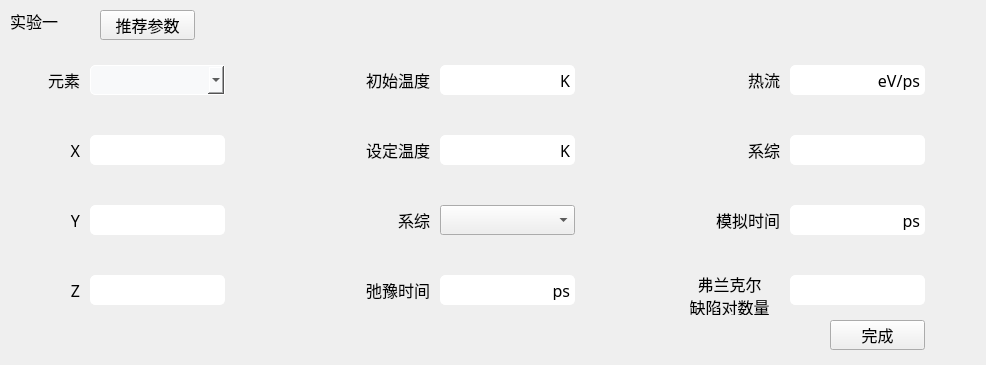
<?xml version="1.0" encoding="UTF-8"?>
<ui version="4.0">
 <class>Form</class>
 <widget class="QWidget" name="Form">
  <property name="geometry">
   <rect>
    <x>0</x>
    <y>0</y>
    <width>986</width>
    <height>365</height>
   </rect>
  </property>
  <property name="windowTitle">
   <string>Form</string>
  </property>
  <widget class="QLabel" name="label">
   <property name="geometry">
    <rect>
     <x>10</x>
     <y>10</y>
     <width>101</width>
     <height>21</height>
    </rect>
   </property>
   <property name="font">
    <font>
     <family>宋体</family>
     <pointsize>12</pointsize>
    </font>
   </property>
   <property name="text">
    <string>实验一</string>
   </property>
  </widget>
  <widget class="QLabel" name="label_2">
   <property name="geometry">
    <rect>
     <x>0</x>
     <y>70</y>
     <width>80</width>
     <height>20</height>
    </rect>
   </property>
   <property name="font">
    <font>
     <family>宋体</family>
     <pointsize>12</pointsize>
    </font>
   </property>
   <property name="text">
    <string>元素</string>
   </property>
   <property name="alignment">
    <set>Qt::AlignRight|Qt::AlignTrailing|Qt::AlignVCenter</set>
   </property>
  </widget>
  <widget class="QLabel" name="label_3">
   <property name="geometry">
    <rect>
     <x>0</x>
     <y>140</y>
     <width>80</width>
     <height>20</height>
    </rect>
   </property>
   <property name="font">
    <font>
     <family>宋体</family>
     <pointsize>12</pointsize>
    </font>
   </property>
   <property name="layoutDirection">
    <enum>Qt::LeftToRight</enum>
   </property>
   <property name="text">
    <string>X</string>
   </property>
   <property name="alignment">
    <set>Qt::AlignRight|Qt::AlignTrailing|Qt::AlignVCenter</set>
   </property>
  </widget>
  <widget class="QLabel" name="label_4">
   <property name="geometry">
    <rect>
     <x>0</x>
     <y>210</y>
     <width>80</width>
     <height>20</height>
    </rect>
   </property>
   <property name="font">
    <font>
     <family>宋体</family>
     <pointsize>12</pointsize>
    </font>
   </property>
   <property name="layoutDirection">
    <enum>Qt::LeftToRight</enum>
   </property>
   <property name="text">
    <string>Y</string>
   </property>
   <property name="alignment">
    <set>Qt::AlignRight|Qt::AlignTrailing|Qt::AlignVCenter</set>
   </property>
  </widget>
  <widget class="QLabel" name="label_5">
   <property name="geometry">
    <rect>
     <x>0</x>
     <y>280</y>
     <width>80</width>
     <height>20</height>
    </rect>
   </property>
   <property name="font">
    <font>
     <family>宋体</family>
     <pointsize>12</pointsize>
    </font>
   </property>
   <property name="layoutDirection">
    <enum>Qt::LeftToRight</enum>
   </property>
   <property name="text">
    <string>Z</string>
   </property>
   <property name="alignment">
    <set>Qt::AlignRight|Qt::AlignTrailing|Qt::AlignVCenter</set>
   </property>
  </widget>
  <widget class="QLabel" name="label_6">
   <property name="geometry">
    <rect>
     <x>350</x>
     <y>70</y>
     <width>80</width>
     <height>20</height>
    </rect>
   </property>
   <property name="font">
    <font>
     <family>宋体</family>
     <pointsize>12</pointsize>
    </font>
   </property>
   <property name="text">
    <string>初始温度</string>
   </property>
   <property name="alignment">
    <set>Qt::AlignRight|Qt::AlignTrailing|Qt::AlignVCenter</set>
   </property>
  </widget>
  <widget class="QLabel" name="label_7">
   <property name="geometry">
    <rect>
     <x>350</x>
     <y>140</y>
     <width>80</width>
     <height>20</height>
    </rect>
   </property>
   <property name="font">
    <font>
     <family>宋体</family>
     <pointsize>12</pointsize>
    </font>
   </property>
   <property name="text">
    <string>设定温度</string>
   </property>
   <property name="alignment">
    <set>Qt::AlignRight|Qt::AlignTrailing|Qt::AlignVCenter</set>
   </property>
  </widget>
  <widget class="QLabel" name="label_8">
   <property name="geometry">
    <rect>
     <x>350</x>
     <y>210</y>
     <width>80</width>
     <height>20</height>
    </rect>
   </property>
   <property name="font">
    <font>
     <family>宋体</family>
     <pointsize>12</pointsize>
    </font>
   </property>
   <property name="text">
    <string>系综</string>
   </property>
   <property name="alignment">
    <set>Qt::AlignRight|Qt::AlignTrailing|Qt::AlignVCenter</set>
   </property>
  </widget>
  <widget class="QLabel" name="label_9">
   <property name="geometry">
    <rect>
     <x>350</x>
     <y>280</y>
     <width>80</width>
     <height>20</height>
    </rect>
   </property>
   <property name="font">
    <font>
     <family>宋体</family>
     <pointsize>12</pointsize>
    </font>
   </property>
   <property name="text">
    <string>弛豫时间</string>
   </property>
   <property name="alignment">
    <set>Qt::AlignRight|Qt::AlignTrailing|Qt::AlignVCenter</set>
   </property>
  </widget>
  <widget class="QLabel" name="label_10">
   <property name="geometry">
    <rect>
     <x>700</x>
     <y>70</y>
     <width>80</width>
     <height>20</height>
    </rect>
   </property>
   <property name="font">
    <font>
     <family>宋体</family>
     <pointsize>12</pointsize>
    </font>
   </property>
   <property name="text">
    <string>热流</string>
   </property>
   <property name="alignment">
    <set>Qt::AlignRight|Qt::AlignTrailing|Qt::AlignVCenter</set>
   </property>
  </widget>
  <widget class="QLabel" name="label_11">
   <property name="geometry">
    <rect>
     <x>700</x>
     <y>140</y>
     <width>80</width>
     <height>20</height>
    </rect>
   </property>
   <property name="font">
    <font>
     <family>宋体</family>
     <pointsize>12</pointsize>
    </font>
   </property>
   <property name="text">
    <string>系综</string>
   </property>
   <property name="alignment">
    <set>Qt::AlignRight|Qt::AlignTrailing|Qt::AlignVCenter</set>
   </property>
  </widget>
  <widget class="QLabel" name="label_12">
   <property name="geometry">
    <rect>
     <x>700</x>
     <y>210</y>
     <width>80</width>
     <height>20</height>
    </rect>
   </property>
   <property name="font">
    <font>
     <family>宋体</family>
     <pointsize>12</pointsize>
    </font>
   </property>
   <property name="text">
    <string>模拟时间</string>
   </property>
   <property name="alignment">
    <set>Qt::AlignRight|Qt::AlignTrailing|Qt::AlignVCenter</set>
   </property>
  </widget>
  <widget class="QLabel" name="label_13">
   <property name="geometry">
    <rect>
     <x>679</x>
     <y>275</y>
     <width>101</width>
     <height>40</height>
    </rect>
   </property>
   <property name="font">
    <font>
     <family>宋体</family>
     <pointsize>12</pointsize>
    </font>
   </property>
   <property name="text">
    <string>弗兰克尔
缺陷对数量</string>
   </property>
   <property name="alignment">
    <set>Qt::AlignCenter</set>
   </property>
  </widget>
  <widget class="QComboBox" name="exp1_ele1_comboBox">
   <property name="geometry">
    <rect>
     <x>90</x>
     <y>65</y>
     <width>135</width>
     <height>30</height>
    </rect>
   </property>
   <property name="font">
    <font>
     <family>宋体</family>
     <pointsize>12</pointsize>
     <weight>75</weight>
     <bold>true</bold>
    </font>
   </property>
   <property name="cursor">
    <cursorShape>OpenHandCursor</cursorShape>
   </property>
   <property name="styleSheet">
    <string notr="true">QComboBox{
	border: 1px solid white;
	border-top-right-radius: 2px;
	border-bottom-right-radius: 2px;
    border-top-left-radius: 5px;
	border-bottom-left-radius: 5px;
    padding: 2px 3px 2px 3px;
    min-width: 3em;
	background-color: #f8f9fa;
	
	color: rgb(0, 0, 0);
}


</string>
   </property>
  </widget>
  <widget class="QLineEdit" name="exp1_ele1x_lineEdit">
   <property name="geometry">
    <rect>
     <x>90</x>
     <y>135</y>
     <width>135</width>
     <height>30</height>
    </rect>
   </property>
   <property name="font">
    <font>
     <family>宋体</family>
     <pointsize>12</pointsize>
     <weight>75</weight>
     <bold>true</bold>
    </font>
   </property>
   <property name="styleSheet">
    <string notr="true">border: 1px solid white;
border-radius: 5px;
background-color: rgb(255, 255, 255);
color: rgb(0, 0, 0);</string>
   </property>
  </widget>
  <widget class="QLineEdit" name="exp1_ele1y_lineEdit">
   <property name="geometry">
    <rect>
     <x>90</x>
     <y>205</y>
     <width>135</width>
     <height>30</height>
    </rect>
   </property>
   <property name="font">
    <font>
     <family>宋体</family>
     <pointsize>12</pointsize>
     <weight>75</weight>
     <bold>true</bold>
    </font>
   </property>
   <property name="styleSheet">
    <string notr="true">border: 1px solid white;
border-radius: 5px;
background-color: rgb(255, 255, 255);
color: rgb(0, 0, 0);</string>
   </property>
  </widget>
  <widget class="QLineEdit" name="exp1_ele1z_lineEdit">
   <property name="geometry">
    <rect>
     <x>90</x>
     <y>275</y>
     <width>135</width>
     <height>30</height>
    </rect>
   </property>
   <property name="font">
    <font>
     <family>宋体</family>
     <pointsize>12</pointsize>
     <weight>75</weight>
     <bold>true</bold>
    </font>
   </property>
   <property name="styleSheet">
    <string notr="true">border: 1px solid white;
border-radius: 5px;
background-color: rgb(255, 255, 255);
color: rgb(0, 0, 0);</string>
   </property>
  </widget>
  <widget class="QLineEdit" name="rel_tem_lineEdit">
   <property name="geometry">
    <rect>
     <x>440</x>
     <y>65</y>
     <width>135</width>
     <height>30</height>
    </rect>
   </property>
   <property name="font">
    <font>
     <family>宋体</family>
     <pointsize>12</pointsize>
     <weight>75</weight>
     <bold>true</bold>
    </font>
   </property>
   <property name="styleSheet">
    <string notr="true">border: 1px solid white;
border-radius: 5px;
background-color: rgb(255, 255, 255);
color: rgb(0, 0, 0);</string>
   </property>
  </widget>
  <widget class="QLineEdit" name="rel_tem_lineEdit_2">
   <property name="geometry">
    <rect>
     <x>440</x>
     <y>135</y>
     <width>135</width>
     <height>30</height>
    </rect>
   </property>
   <property name="font">
    <font>
     <family>宋体</family>
     <pointsize>12</pointsize>
     <weight>75</weight>
     <bold>true</bold>
    </font>
   </property>
   <property name="styleSheet">
    <string notr="true">border: 1px solid white;
border-radius: 5px;
background-color: rgb(255, 255, 255);
color: rgb(0, 0, 0);</string>
   </property>
  </widget>
  <widget class="QLineEdit" name="rel_tim_lineEdiT">
   <property name="geometry">
    <rect>
     <x>440</x>
     <y>275</y>
     <width>135</width>
     <height>30</height>
    </rect>
   </property>
   <property name="font">
    <font>
     <family>宋体</family>
     <pointsize>12</pointsize>
     <weight>75</weight>
     <bold>true</bold>
    </font>
   </property>
   <property name="styleSheet">
    <string notr="true">border: 1px solid white;
border-radius: 5px;
background-color: rgb(255, 255, 255);
color: rgb(0, 0, 0);</string>
   </property>
  </widget>
  <widget class="QLineEdit" name="Them_lineEdit">
   <property name="geometry">
    <rect>
     <x>790</x>
     <y>65</y>
     <width>135</width>
     <height>30</height>
    </rect>
   </property>
   <property name="font">
    <font>
     <family>宋体</family>
     <pointsize>12</pointsize>
     <weight>75</weight>
     <bold>true</bold>
    </font>
   </property>
   <property name="styleSheet">
    <string notr="true">border: 1px solid white;
border-radius: 5px;
background-color: rgb(255, 255, 255);
color: rgb(0, 0, 0);</string>
   </property>
  </widget>
  <widget class="QLineEdit" name="defect_lineEdit">
   <property name="geometry">
    <rect>
     <x>790</x>
     <y>275</y>
     <width>135</width>
     <height>30</height>
    </rect>
   </property>
   <property name="font">
    <font>
     <family>宋体</family>
     <pointsize>12</pointsize>
     <weight>75</weight>
     <bold>true</bold>
    </font>
   </property>
   <property name="styleSheet">
    <string notr="true">border: 1px solid white;
border-radius: 5px;
background-color: rgb(255, 255, 255);
color: rgb(0, 0, 0);</string>
   </property>
  </widget>
  <widget class="QLineEdit" name="Them_tim_lineEdit">
   <property name="geometry">
    <rect>
     <x>790</x>
     <y>205</y>
     <width>135</width>
     <height>30</height>
    </rect>
   </property>
   <property name="font">
    <font>
     <family>宋体</family>
     <pointsize>12</pointsize>
     <weight>75</weight>
     <bold>true</bold>
    </font>
   </property>
   <property name="styleSheet">
    <string notr="true">border: 1px solid white;
border-radius: 5px;
background-color: rgb(255, 255, 255);
color: rgb(0, 0, 0);</string>
   </property>
  </widget>
  <widget class="QLineEdit" name="Them_sys_lineEdit">
   <property name="geometry">
    <rect>
     <x>790</x>
     <y>135</y>
     <width>135</width>
     <height>30</height>
    </rect>
   </property>
   <property name="font">
    <font>
     <family>宋体</family>
     <pointsize>12</pointsize>
     <weight>75</weight>
     <bold>true</bold>
    </font>
   </property>
   <property name="styleSheet">
    <string notr="true">border: 1px solid white;
border-radius: 5px;
background-color: rgb(255, 255, 255);
color: rgb(0, 0, 0);</string>
   </property>
  </widget>
  <widget class="QPushButton" name="finish">
   <property name="geometry">
    <rect>
     <x>830</x>
     <y>320</y>
     <width>95</width>
     <height>30</height>
    </rect>
   </property>
   <property name="font">
    <font>
     <family>宋体</family>
     <pointsize>12</pointsize>
    </font>
   </property>
   <property name="text">
    <string>完成</string>
   </property>
  </widget>
  <widget class="QLabel" name="label_14">
   <property name="geometry">
    <rect>
     <x>490</x>
     <y>70</y>
     <width>80</width>
     <height>20</height>
    </rect>
   </property>
   <property name="font">
    <font>
     <family>宋体</family>
     <pointsize>12</pointsize>
    </font>
   </property>
   <property name="text">
    <string>K</string>
   </property>
   <property name="alignment">
    <set>Qt::AlignRight|Qt::AlignTrailing|Qt::AlignVCenter</set>
   </property>
  </widget>
  <widget class="QLabel" name="label_15">
   <property name="geometry">
    <rect>
     <x>490</x>
     <y>140</y>
     <width>80</width>
     <height>20</height>
    </rect>
   </property>
   <property name="font">
    <font>
     <family>宋体</family>
     <pointsize>12</pointsize>
    </font>
   </property>
   <property name="text">
    <string>K</string>
   </property>
   <property name="alignment">
    <set>Qt::AlignRight|Qt::AlignTrailing|Qt::AlignVCenter</set>
   </property>
  </widget>
  <widget class="QLabel" name="label_16">
   <property name="geometry">
    <rect>
     <x>490</x>
     <y>280</y>
     <width>80</width>
     <height>20</height>
    </rect>
   </property>
   <property name="font">
    <font>
     <family>宋体</family>
     <pointsize>12</pointsize>
    </font>
   </property>
   <property name="text">
    <string>ps</string>
   </property>
   <property name="alignment">
    <set>Qt::AlignRight|Qt::AlignTrailing|Qt::AlignVCenter</set>
   </property>
  </widget>
  <widget class="QLabel" name="label_17">
   <property name="geometry">
    <rect>
     <x>840</x>
     <y>70</y>
     <width>80</width>
     <height>20</height>
    </rect>
   </property>
   <property name="font">
    <font>
     <family>宋体</family>
     <pointsize>12</pointsize>
    </font>
   </property>
   <property name="text">
    <string>eV/ps</string>
   </property>
   <property name="alignment">
    <set>Qt::AlignRight|Qt::AlignTrailing|Qt::AlignVCenter</set>
   </property>
  </widget>
  <widget class="QLabel" name="label_18">
   <property name="geometry">
    <rect>
     <x>840</x>
     <y>210</y>
     <width>80</width>
     <height>20</height>
    </rect>
   </property>
   <property name="font">
    <font>
     <family>宋体</family>
     <pointsize>12</pointsize>
    </font>
   </property>
   <property name="text">
    <string>ps</string>
   </property>
   <property name="alignment">
    <set>Qt::AlignRight|Qt::AlignTrailing|Qt::AlignVCenter</set>
   </property>
  </widget>
  <widget class="QPushButton" name="exp1_arg_pushButton">
   <property name="geometry">
    <rect>
     <x>100</x>
     <y>10</y>
     <width>95</width>
     <height>30</height>
    </rect>
   </property>
   <property name="font">
    <font>
     <family>宋体</family>
     <pointsize>12</pointsize>
    </font>
   </property>
   <property name="text">
    <string>推荐参数</string>
   </property>
  </widget>
  <widget class="QComboBox" name="rel_sys_comboBox">
   <property name="geometry">
    <rect>
     <x>440</x>
     <y>205</y>
     <width>135</width>
     <height>30</height>
    </rect>
   </property>
   <property name="font">
    <font>
     <family>宋体</family>
     <pointsize>12</pointsize>
    </font>
   </property>
  </widget>
 </widget>
 <resources/>
 <connections/>
</ui>
